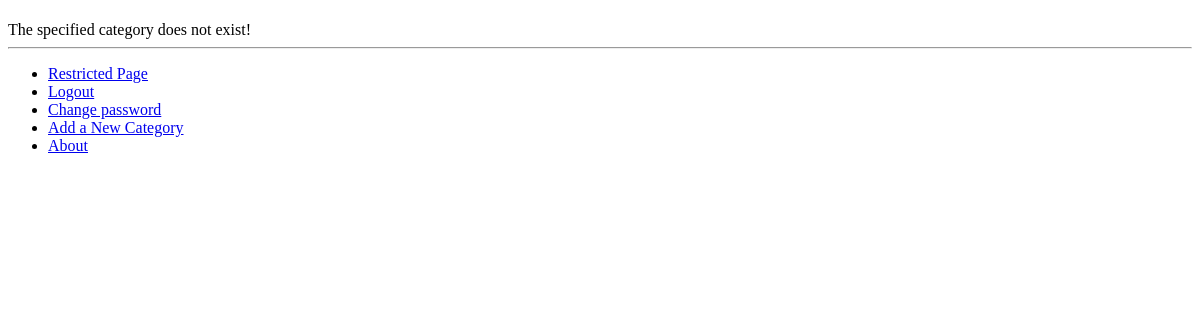
The page /rango/category/cat/ (signed in) on the database as committed earlier.
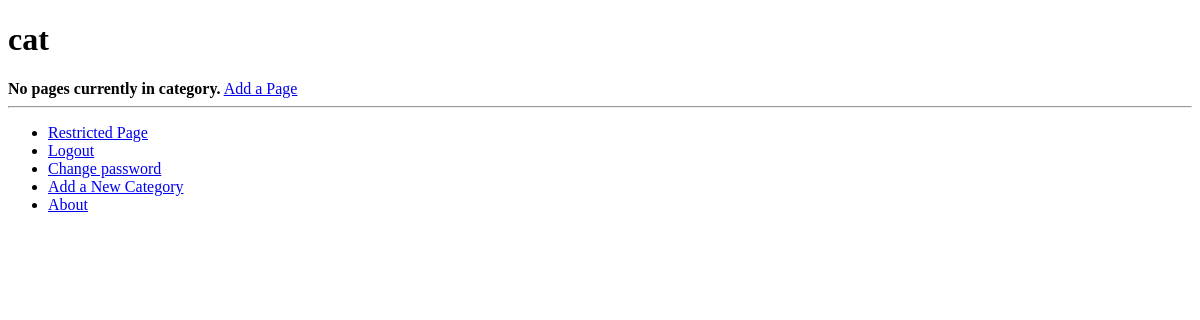
The same page on the database as committed later.
### rango/models.py (models this page shows, shortened)
class Category(models.Model):
        name = models.CharField(max_length=128, unique=True)
        views = models.IntegerField(default=0)
        likes = models.IntegerField(default=0)
        slug = models.SlugField()

### rango/views.py (the view)
# urls.py: url(r'^category/(?P<category_name_slug>[\w\-]+)/$', views.category, name='category'),
def category(request, category_name_slug):
    context_dict = {}
    try:
        category = Category.objects.get(slug=category_name_slug)
        context_dict['category_name'] = category.name
        pages = Page.objects.filter(category=category)
        context_dict['pages'] = pages
        context_dict['category'] = category
    except Category.DoesNotExist:
        pass
    return render(request, 'rango/category.html', context_dict)

### templates/rango/category.html (shortened to what this page needs)
{% extends 'base.html' %}
{% load staticfiles %}
{% block body_block %}
    <h1>{{ category_name }}</h1>
    {% if category %}
        {% if pages %}
        <ul>
                {% for page in pages %}
                <li><a href="{{ page.url }}">{{ page.title }}</a></li>
                {% endfor %}
                </ul>
        {% else %}
                <strong>No pages currently in category.</strong>
                {% endif %}
        {% if user.is_authenticated %}
                <a href="/rango/category/{{category.slug}}/add_page/">Add a Page</a>
                {% endif %}
        {% else %}
                 The specified category {{ category_name }} does not exist!
    {% endif %}
{% endblock %}

Rows that differ between the two databases and show on the page:
added Category: name "cat"
Other text that changed with them:
text no longer shown: "The specified category does not exist!"
text now shown: "No pages currently in category. Add a Page"
